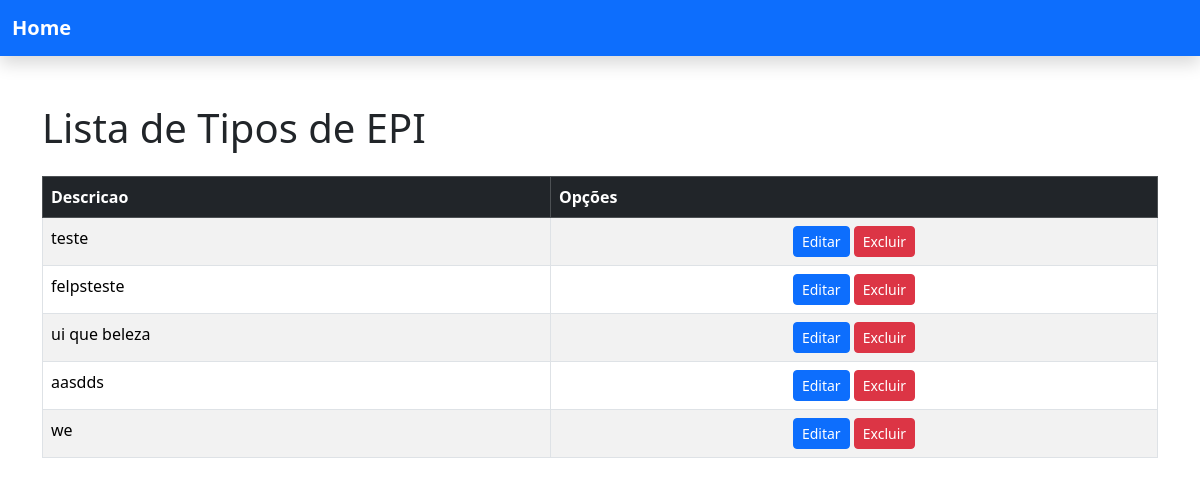
/Tipo_EPIS/, run on an earlier commit of the app's database.
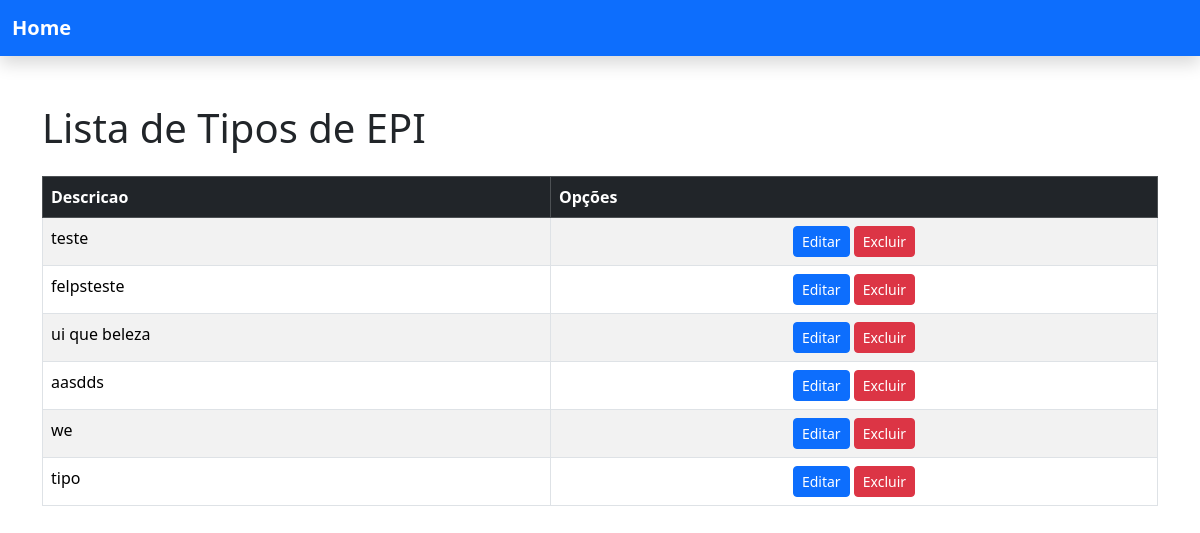
And on a later commit of the database.
### EPIS/models.py (models this page shows)
class Tipo_EPI(models.Model):
    Tipo = models.CharField(null=False,max_length=100)

### EPIS/views.py (the view)
# urls.py: path("Tipo_EPIS/", views.Tipo_EPIS, name="Tipo_EPIS"),
def Tipo_EPIS(request):
    Tipos = Tipo_EPI.objects.all()
    return render(request,"Tipo_EPIS/Tipos_EPI.html",{"Tipo_EPIS": Tipos})

### EPIS/templates/Tipo_EPIS/Tipos_EPI.html (shortened to what this page needs)
<!DOCTYPE html>
<html lang="en">
<head>
    <link href="https://cdn.jsdelivr.net/npm/bootstrap@5.3.3/dist/css/bootstrap.min.css" rel="stylesheet">
</head>
<body>
    {% include 'partials/Header.html' %}
    <section class="container mt-5">
        <h1 class="mb-4">Lista de Tipos de EPI</h1>
        <table class="table table-bordered table-striped">
            <thead class="table-dark">
                <tr>
                    <th>Descricao</th>
                    <th>Opções</th>
                </tr>
            </thead>
            <tbody>
                {% for Tipo_EPI in Tipo_EPIS %}
                <tr>
                    <td>{{ Tipo_EPI.Tipo }}</td>
                    <td class="text-center">
                        <a href="{% url 'Editar_Tipo_Epis' Tipo_EPI.id %}" class="btn btn-sm btn-primary">Editar</a>
                        <button
                            id="btn-delete"
                            class="btn btn-sm btn-danger"
                            data-bs-toggle="modal"
                            data-bs-target="#modal-delete"
                            data-bs-TIPO_EPIDESC="{{ Tipo_EPI.Tipo }}"
                            data-bs-url="{% url 'Excluir_Tipo_EPI' Tipo_EPI.id %}">
                            Excluir
                        </button>
                    </td>
                </tr>
                {% endfor %}
            </tbody>
        </table>
    </section>
</body>
</html>

What changed in the data, as far as the page shows it:
added Tipo_EPI: Tipo "tipo"
